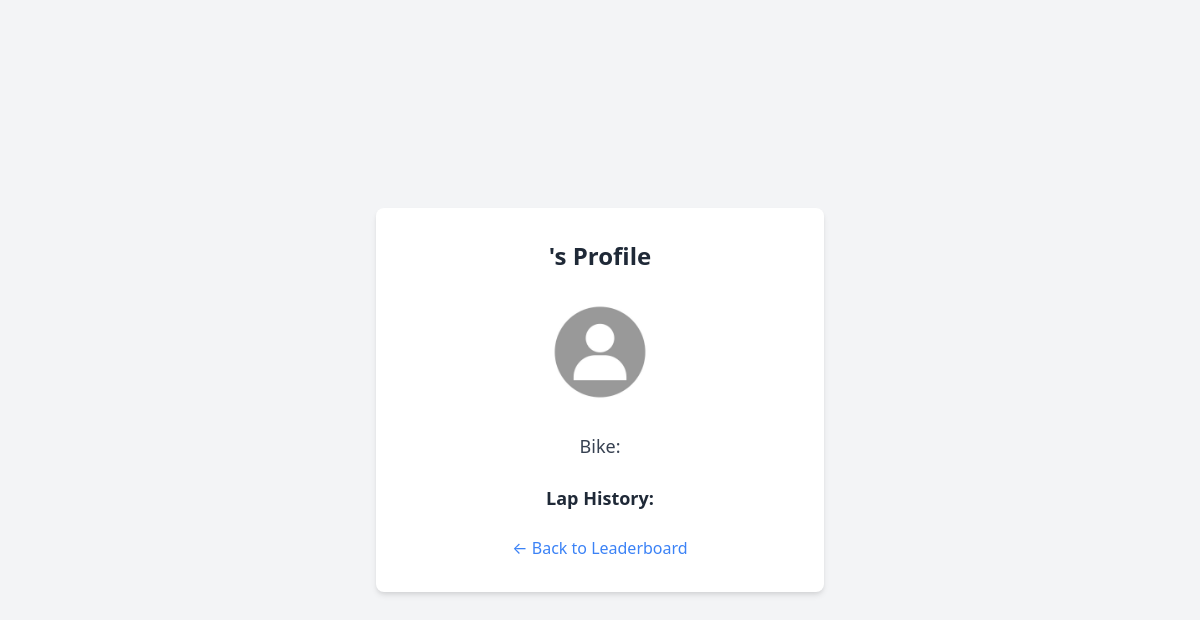
Before: /rider/1 with the older database file.
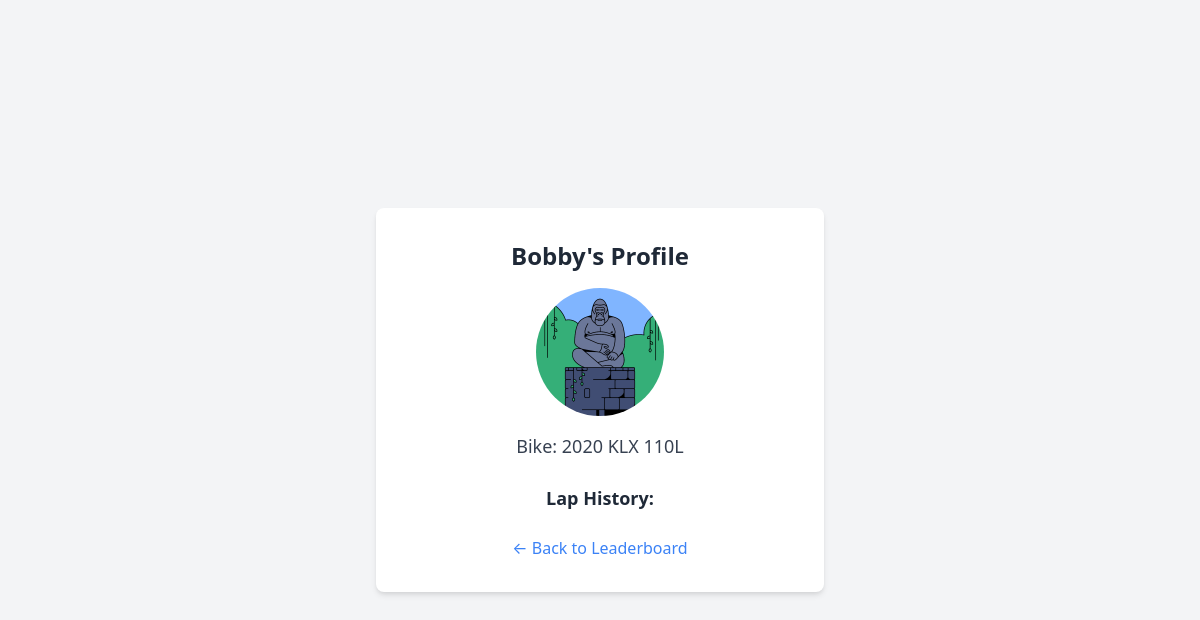
After: the same page with the newer database file.
### tables this page shows
CREATE TABLE riders (
                id INTEGER PRIMARY KEY AUTOINCREMENT,
                user_id INTEGER,
                name TEXT NOT NULL,
                profile_pic TEXT,
                bike TEXT,
                best_lap TEXT,
                FOREIGN KEY (user_id) REFERENCES users(id)
            );

### routes.py (the view)
@routes.route('/rider/<int:rider_id>')
def rider_profile(rider_id):
    rider = get_rider_by_id(rider_id)
    rider_laps = get_laps_by_rider(rider_id)
    return render_template('rider.html', rider=rider, rider_laps=rider_laps)

### db.py (called while the page is built)
def get_connection():
    conn = sqlite3.connect(DB_NAME)
    conn.row_factory = sqlite3.Row
    return conn

def get_rider_by_id(rider_id):
    with get_connection() as conn:
        cursor = conn.cursor()
        cursor.execute("SELECT * FROM riders WHERE id = ?", (rider_id,))
        return cursor.fetchone()

def get_laps_by_rider(rider_id):
    with get_connection() as conn:
        cursor = conn.cursor()
        cursor.execute("SELECT lap_time FROM laps WHERE rider_id = ?", (rider_id,))
        return cursor.fetchall()

### templates/rider.html (shortened to what this page needs)
<!DOCTYPE html>
<html lang="en">
<head>
  <link href="https://cdn.jsdelivr.net/npm/tailwindcss@2.2.19/dist/tailwind.min.css" rel="stylesheet">
</head>
<body class="bg-gray-100 min-h-screen flex items-center justify-center px-4 py-8">
  <div class="bg-white shadow-md rounded-lg p-8 w-full max-w-md text-center">
    <h2 class="text-2xl font-bold text-gray-800 mb-4">{{ rider.name }}'s Profile</h2>
    {% if rider.profile_pic %}
      <img src="{{ url_for('static', filename=rider.profile_pic) }}" alt="Profile Picture" class="w-32 h-32 object-cover mx-auto rounded-full mb-4">
    {% else %}
      <img src="{{ url_for('static', filename='profile_pics/sampleUser.jpg') }}" alt="Default Profile Picture" class="w-32 h-32 object-cover mx-auto rounded-full mb-4">
    {% endif %}
    <p class="text-lg text-gray-700 mb-6">Bike: {{ rider.bike }}</p>
    <h3 class="text-lg font-semibold text-gray-800 mb-2">Lap History:</h3>
    <a href="/leaderboard" class="text-blue-500 hover:underline">← Back to Leaderboard</a>
  </div>
</body>
</html>

Changed rows visible on the page:
added riders: name "Bobby", profile_pic (picture), bike "2020 KLX 110L"
